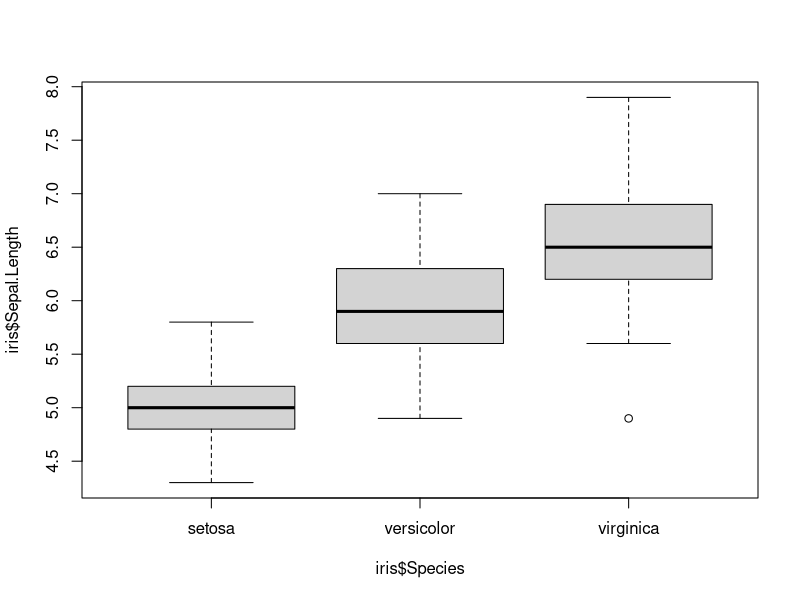
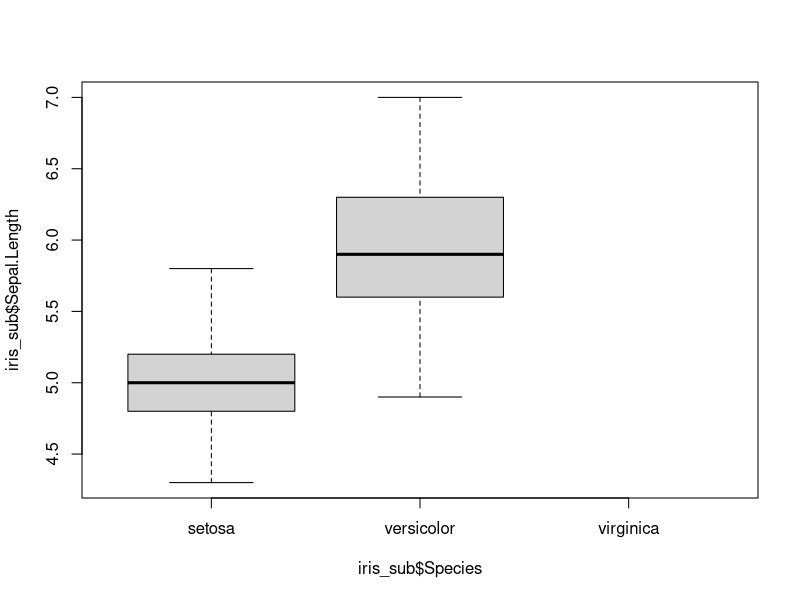

Write R code to recreate these figures, in order.
## ---- chunk 1
knitr::opts_chunk$set(echo = TRUE)
## ---- chunk 2
obj<-'Thursday'
obj
obj<-'This is also a character.'
obj
## ---- chunk 3
obj<-6
#example of a numeric
obj
typeof(obj)
obj<-as.integer(6)
#example of an integer
obj
typeof(obj)
## ---- chunk 4
obj<-TRUE
#example of a logical (note lack of quotations in the definition)
obj
typeof(obj)
#OR
obj<-FALSE
obj
## ---- chunk 5
v_1<-c(1, 2, 3, 4, 5)
v_1
## ---- chunk 6
6 + 6
## ---- chunk 7
v_3<-c(6, 7, 8, 9, 10)
## ---- chunk 8
#print the 3rd entry.
v_3[3]
## ---- chunk 9
#print the 2nd - 5th entries
v_3[2:5]
## ---- chunk 10
l_1<-list(100, 54, 392, 47)
l_1

#print the first item of the list
l_1[1]
## ---- chunk 11
#a simple square matrix
m_1<-matrix(c(10, 9, 8,
              7, 6, 5,
              4, 3, 1), byrow = TRUE, nrow = 3)
m_1
## ---- chunk 12
m_1[2,1]
## ---- chunk 13
#a simple dataframe
df_1<-data.frame('col_1' = c(1, 2, 3, 4, 5), 'col_2' = c(FALSE, TRUE, TRUE, FALSE, TRUE), 'col_3' = c(10.7, 23.8, 98.7, 23.5, 99.7))
df_1
## ---- chunk 14
df_1[2,3]
## ---- chunk 15
df_1$row_2
## ---- chunk 16
#look at first few rows
head(iris)

#examine the structure
str(iris)
## ---- chunk 17
boxplot(iris$Sepal.Length ~ iris$Species)
## ---- chunk 18
#subset to look only at setosa and versicolor
iris_sub<-subset(iris, Species == 'setosa' | Species == 'versicolor')
boxplot(iris_sub$Sepal.Length ~ iris_sub$Species)
t.test(iris$Sepal.Length[iris$Species == 'setosa'], iris$Sepal.Length[iris$Species == 'versicolor'])
